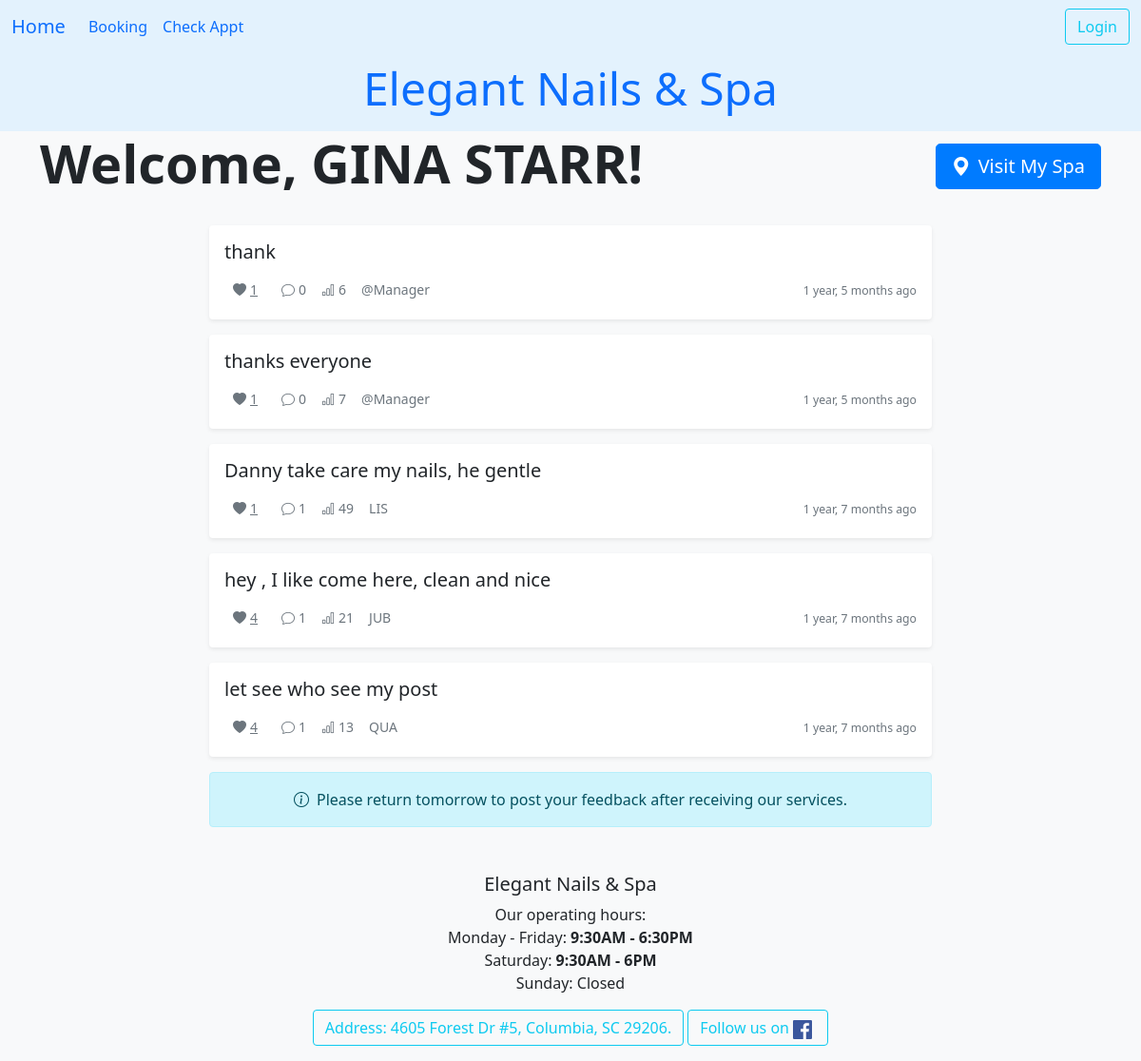
/ledger/chat_room/1/, run on the app's committed database.
### ledger/models.py (models this page shows, shortened)
class Khach(models.Model):
    class Status(models.TextChoices):
        online = "Confirmed"
        anyone = "Anyone"
        cancel = "Cancel"
    full_name = models.CharField(max_length=25, validators=[MinLengthValidator(5)])
    phone = PhoneNumberField()
    email = models.EmailField(max_length=50, null=True, blank=True, help_text="Enter your email for booking confirmations.")
    technician = models.ForeignKey(Technician, on_delete=models.SET_NULL, null=True, blank=True, related_name='khachs')
    points = models.PositiveIntegerField(default=0)
    first_comes = models.DateTimeField(editable=False,auto_now_add=True)
    desc = models.TextField(max_length=250,blank=True, null=True)
    services = models.ManyToManyField("Service", blank=True, related_name="khachs")
    status = models.CharField(choices=Status.choices, max_length=20, default=Status.online, help_text="Choose anyone as an alternate!")
    day_comes = models.DateField()
    time_at = models.TimeField()
    tag = models.CharField(max_length=20, null=True, blank=True)
    birthday = models.DateField(null=True, blank=True)
    upset_button = models.BooleanField(default=False)
    history = HistoricalRecords()
    class Meta:
        unique_together = ('full_name','phone',)
        ordering = ['full_name','-day_comes']
    def can_post_chat(self):
        return self.khachvisits.filter(day_comes__lt=datetime.date.today()).exists()

class Chat(models.Model):
    isNew = models.BooleanField(default=True)
    text = models.TextField(validators=[MinLengthValidator(1, "What's your message.")], max_length=800)
    created_at = models.DateTimeField(auto_now_add=True)
    reply_to = models.ForeignKey('self', on_delete=models.CASCADE, null=True, blank=True, related_name='replies')
    owner = models.ForeignKey(settings.AUTH_USER_MODEL, on_delete=models.CASCADE, related_name="chats", null=True)
    client = models.ForeignKey(Khach, on_delete=models.CASCADE, related_name="client_chats", null=True, blank=True)
    view_count = models.IntegerField(default=0)
    def __str__(self):
        if len(self.text) < 200 : return self.text
        return self.text[:200] + ' ...'
    @property
    def nickName(self):
        if self.client:
            nickname = self.client.full_name[:3]
            return nickname
        return "@Manager"
    @property
    def total_likes(self):
        return self.likes.count()
    @property
    def get_reply_count(self):
        return self.replies.count()

### ledger/views.py (the view)
# urls.py: path('ledger/chat_room/<int:pk>/', views.ChatView.as_view(), name="chat_room"),
class ChatView(View):
    template = "ledger/chat_room.html"
    def get(self, request, pk):
        request.session['client_id'] = pk
        client = get_object_or_404(Khach, id=pk)
        allChat = Chat.objects.filter(reply_to__isnull=True).order_by('-created_at').select_related("client").prefetch_related(
            Prefetch('likes', queryset=Like.objects.filter(client=client), to_attr='current_client_like'),
        )
        allChat = allChat[:75]
        paginator = Paginator(allChat, 25)
        page_number = request.GET.get('page', 1)
        page_obj = paginator.get_page(page_number)
        chat_form = ChatForm()
        context = {
            'page_obj' : page_obj, 'chat_form': chat_form, 'client' : client
        }
        return render(request, self.template, context)

### ledger/templates/ledger/chat_room.html (shortened to what this page needs)
{% extends 'base.html' %}
{% load crispy_forms_tags %}
{% load crispy_forms_filters %}
{% load humanize %}
{% load static %}
{% block heading %}
<div class="d-flex justify-content-between align-items-center mb-4">
    <h1 class="display-4 fw-bold">Welcome, {{ client.full_name }}!</h1>
    <a href="{% url 'ledger:iam_here' client.id %}" class="btn btn-primary btn-lg">
        <i class="bi bi-geo-alt-fill me-2"></i>Visit My Spa
    </a>
</div>
{% endblock %}
{% block content %}
<div class="container-fluid">
    <div class="row justify-content-center">
        <div class="col-lg-8">
            {% for talk in page_obj %}
            <div class="card mb-3 shadow-sm border-0">
                <div class="card-body">
                    <div class="d-flex justify-content-between align-items-center">
                        <a href="{% url 'ledger:chat_detail' talk.id %}" class="text-decoration-none text-dark">
                            <h5 class="card-title mb-1">{{ talk }}</h5>
                        </a>
                    </div>
                    <div class="d-flex align-items-center text-muted small mt-2">
                        <button class="btn btn-sm btn-link like-button {% if talk.current_client_like %}text-danger {% else %}text-muted{% endif %}"
                                data-chat-id="{{ talk.id }}"
                                data-url="{% url 'ledger:chat_like' talk.id %}">
                            <i class="bi bi-heart-fill me-1"></i><span class="like-count">{{ talk.total_likes }}</span>
                        </button>
                        <span class="ms-3">
                            <i class="bi bi-chat me-1"></i>{{ talk.get_reply_count }}
                        </span>
                        <span class="ms-3">
                            <i class="bi bi-bar-chart me-1"></i>{{ talk.view_count }}
                        </span>
                        <span class="ms-3">
                            {% if talk.owner == user %}
                            <span class="badge bg-primary">@Manager</span>
                            {% else %}
                            <span class="fw-semibold">{{ talk.nickName }}</span>
                            {% endif %}
                        </span>
                        <span class="ms-auto">
                            <small>{{ talk.created_at | naturaltime }}</small>
                        </span>
                    </div>
                </div>
            </div>
            {% empty %}
            <div class="text-center text-muted py-5">
                <i class="bi bi-chat-left-text display-4"></i>
                <p class="mt-3">No chats yet. Be the first to post!</p>
            </div>
            {% endfor %}
            {% if client.can_post_chat %}
            <div class="card mb-4 shadow-sm border-0">
                <div class="card-body">
                    <h5 class="card-title">Share Your Feedback</h5>
                    <form action="{% url 'ledger:chat_create' client.id %}" method="post">
                        {% csrf_token %}
                        <div class="mb-3">
                            {{ chat_form | crispy }}
                        </div>
                        <div class="d-flex justify-content-end">
                            <button type="submit" class="btn btn-primary me-3 w-25">Post</button>
                            <a href="{% url 'ledger:index' %}" class="btn btn-outline-secondary">Cancel</a>
                        </div>
                    </form>
                </div>
            </div>
            {% else %}
            <div class="alert alert-info text-center">
                <i class="bi bi-info-circle me-2"></i>Please return tomorrow to post your feedback after receiving our services.
            </div>
            {% endif %}
        </div>
    </div>
</div>
<link rel="stylesheet" href="{% static 'css/chat.css' %}">
{% endblock %}

### ledger/static/css/chat.css (style rules this page uses)
body { background-color: #f8f9fa; font-family: 'Segoe UI', Tahoma, Geneva, Verdana, sans-serif; }
.card { transition: transform 0.2s, box-shadow 0.2s; }
.btn-primary { background-color: #007bff; border-color: #007bff; }

### data on the page
Khach: full_name "GINA STARR"
Chat: text "thank", total_likes "1", get_reply_count "0", view_count "6", nickName "@Manager", created_at "1 year, 5 months ago"
Chat: text "thanks everyone", total_likes "1", get_reply_count "0", view_count "7", nickName "@Manager", created_at "1 year, 5 months ago"
Chat: text "Danny take care my nails, he gentle", total_likes "1", get_reply_count "1", view_count "49", nickName "LIS", created_at "1 year, 7 months ago"
Chat: text "hey , I like come here, clean and nice", total_likes "4", get_reply_count "1", view_count "21", nickName "JUB", created_at "1 year, 7 months ago"
Chat: text "let see who see my post", total_likes "4", get_reply_count "1", view_count "13", nickName "QUA", created_at "1 year, 7 months ago"
